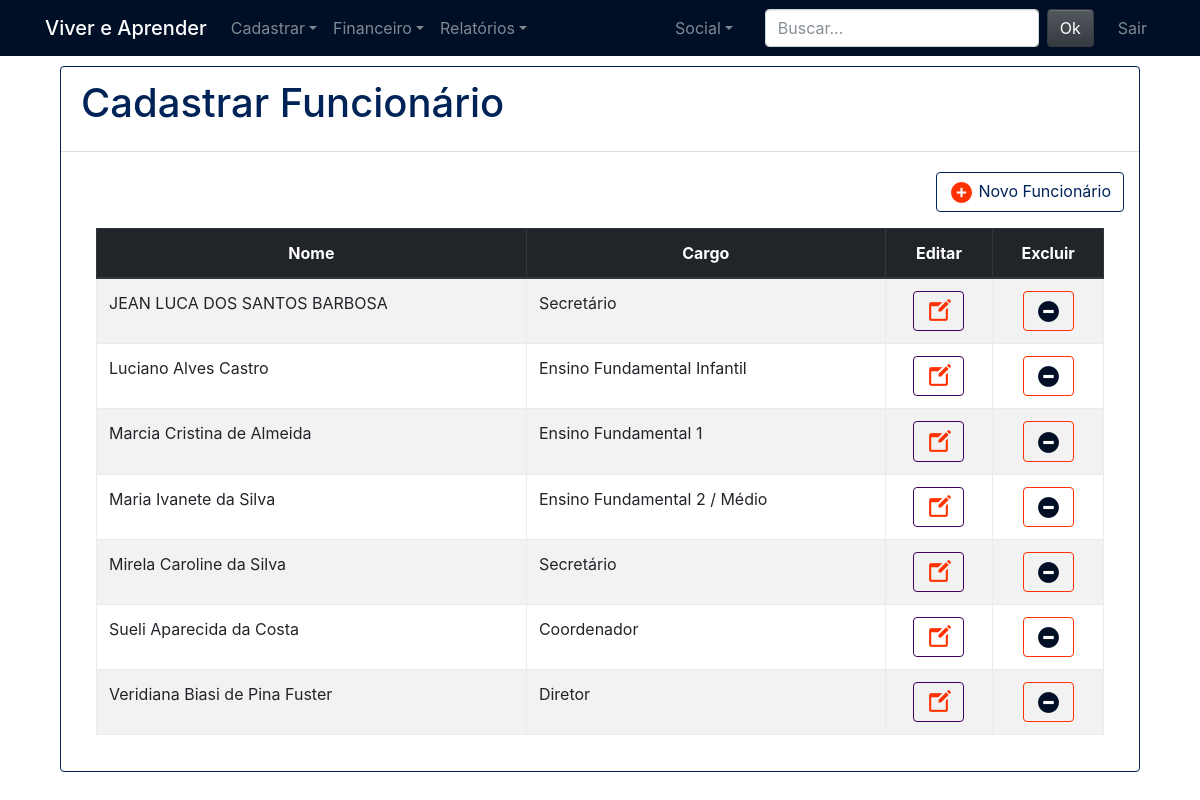
/Funcionario.php (signed in), run on the app's committed database.
### tables this page shows
CREATE TABLE `funcionario` (
  `cpf_funcionario` varchar(14) NOT NULL,
  `nome_funcionario` varchar(255) NOT NULL,
  `email_funcionario` varchar(255) NOT NULL,
  `senha_funcionario` varchar(255) DEFAULT NULL,
  `rg_funcionario` varchar(13) DEFAULT NULL,
  `telefone_funcionario` varchar(15) DEFAULT NULL,
  `numeroAgencia_funcionario` varchar(10) DEFAULT NULL,
  `numeroContaBancaria_funcionario` varchar(15) DEFAULT NULL,
  `salario_funcionario` decimal(7,0) DEFAULT NULL,
  `cargo_funcionario` varchar(50) DEFAULT NULL,
  `id_login` int(11) DEFAULT NULL,
  PRIMARY KEY (`cpf_funcionario`),
  KEY `id_login` (`id_login`),
  CONSTRAINT `id_login` FOREIGN KEY (`id_login`) REFERENCES `login` (`id_login`)
);

### logica-usuario.php (called while the page is built, shortened)
<?php
function cargoUsuarioLogado()
{
	return $_SESSION["usuario_cargo"];
}

### DAO/FuncionarioDAO.php (called while the page is built, shortened)
<?php
	class FuncionarioDAO extends Funcionario
	{
		public static function listarFuncionarios()
	    {
	        $query = "	SELECT nome_funcionario, cpf_funcionario, cargo_funcionario
						FROM funcionario
						WHERE cpf_funcionario <> 0
						ORDER BY nome_funcionario";
	        $conexao = Conexao::pegarConexao();
	        $resultado = $conexao->query($query);
	        $lista = $resultado->fetchAll();
	        return $lista;
	    }
	}

### Funcionario.php (the view, shortened to what this page needs)
<?php
    require_once("cabecalho.php");
    require_once("logica-usuario.php");
    require_once("DAO/FuncionarioDAO.php");
?>
<?php
    try
    {
        $listaFuncionarios = FuncionarioDAO::listarFuncionarios();
    }
    catch(Exception $e)
    {
        Erro::trataErro($e);
    }
?>
<link rel="stylesheet" type="text/css" href="node_modules/DataTables/datatables.min.css"/>
<link href="datepicker/css/bootstrap-datepicker.css" rel="stylesheet"/>
<div class="card border-success mb-3">
	<div class="card-header bg-transparent text-success">
		<h1 class="card-title">
			Cadastrar Funcionário
		</h1>
	</div>
	<div class="card-body">
		<div class="form-row align-items-end">
			<div class="ml-auto mb-3">
				<button
					type="button"
					class="btn btn-outline-success"
					data-toggle="modal"
					data-target="#ModalFuncionario"
					id="cadastrar-Funcionario"
				>
					<img src="img/laranja-adicionar-25.png"> Novo Funcionário
				</button>
			</div>
		</div>
		<div class="col-md-12 table-responsive">
			<table
				class="table table-hover table-bordered table-striped tabelaPTBR tabelaTurmasAssociacao" id="tabelaTurmasAssociacao"
			>
				<thead class="thead-dark" align="center">
					<tr>
						<th class="align-middle" >Nome</th>
						<th class="align-middle" >Cargo</th>
						<th>Editar</th>
                    	<th>Excluir</th>
					</tr>
				</thead>
				<tbody>
					<?php foreach ($listaFuncionarios as $linha): ?>
                    <tr>
                        <td><?php echo $linha['nome_funcionario'] ?></td>
                        <td><?php echo $linha['cargo_funcionario'] ?></td>
                        <td align="center">
                            <button
                                type="button"
                                id="bnt-editar-funcionario"
                                class="btn btn-outline-info btn-editar-funcionario"
                                data-toggle="modal"
                                data-target="#ModalFuncionarioFormulario"
                                data-nomefuncionario="<?php echo $linha['nome_funcionario'] ?>"
                                data-id="<?php echo $linha['cpf_funcionario'] ?>"
                                onclick="setAlterarFuncionario('<?php echo $linha['cpf_funcionario'] ?>')"
                            >
                                <img src="img/editar.png">
                            </button>
                        </td>
                        <td align="center">
                            <button
                                type="button"
                                id="<?php echo $linha['cpf_funcionario'] ?>"
                                class="btn btn-outline-danger btn-excluir-funcionario"
                                onclick="excluirDadosFuncionario(<?php echo $linha['cpf_funcionario'] ?>)"
                            >
                                <img src="img/menos-25.png">
                            </button>
                        </td>
                    </tr>
                <?php endforeach ?>
				</tbody>
			</table>
		</div>
	</div>
</div>
<?php
    include("rodape.php");
?>

### cabecalho.php (shortened to what this page needs)
<?php
    require_once("logica-usuario.php");
    $cargoUsuario = cargoUsuarioLogado();
    switch ($cargoUsuario) {
        case 'Secretário':
            $nivel = 3;
            break;
    }
?>
<!doctype html>
<html>
    <head>
        <link rel="stylesheet" href="node_modules/bootstrap/compiler/bootstrap.css">
        <link rel="stylesheet" href="node_modules/bootstrap/compiler/home.css">
        <link rel="stylesheet" href="node_modules/bootstrap/compiler/jquery-ui-1.10.3.custom.min.css">
        <link rel="stylesheet" href="node_modules/bootstrap/compiler/animate.css">
    </head>
    <body>
        <nav class="navbar navbar-expand-lg navbar-dark" style="background-color: #000F26">
            <div class="container">
                <a class="navbar-brand h1 mb-0" href="index.php">Viver e Aprender</a>
                <div class="collapse navbar-collapse" id="navbarSite">
                    <ul class="navbar-nav mr-auto">
                        <?php
                        if ($nivel != 4 && $nivel != 2){?>
                        <li class="nav-item dropdown">
                            <a class="nav-link dropdown-toggle" href="#" data-toggle="dropdown" id="navDrop">Cadastrar</a>
                        </li>
                        <?php
                        }
                        ?>
                        <?php
                            if ($nivel != 4 && $nivel != 2){
                        ?>
                            <li class="nav-item dropdown">
                                <a class="nav-link dropdown-toggle" href="#" data-toggle="dropdown" id="navDrop">Financeiro</a>
                            </li>
                        <?php
                        }
                        ?>
                        <?php
                        if ($nivel != 4){?>
                            <li class="nav-item dropdown">
                                <a class="nav-link dropdown-toggle" href="#" data-toggle="dropdown" id="navDrop">Relatórios</a>
                            </li>
                        <?php
                        }
                        ?>
                    </ul>
                    <ul class="navbar-nav ml-auto">
                        <li class="nav-item dropdown">
                            <a class="nav-link dropdown-toggle mr-4" href="#" data-toggle="dropdown" id="navDrop">Social</a>
                        </li>
                    </ul>
                    <form class="form-inline">
                        <input class="form-control mr-2" type="search" placeholder="Buscar...">
                        <button class="btn btn-dark" type="submit">Ok</button>
                    </form>
                     <ul class="navbar-nav ml-auto ml-md-3">
                        <li class="nav-item">
                            <a class="nav-link" href="logout.php">Sair</a>
                        </li>
                    </ul>
                </div>
            </div>
        </nav>
            <div class="container">
                <div class="principal">

### rodape.php (shortened to what this page needs)
    </body>
</html>

### img/Home_files/home.css (style rules this page uses)
.principal { padding: 10px 15px; }

### data on the page
funcionario: nome_funcionario "JEAN LUCA DOS SANTOS BARBOSA", cargo_funcionario "Secretário"
funcionario: nome_funcionario "Luciano Alves Castro", cargo_funcionario "Ensino Fundamental Infantil"
funcionario: nome_funcionario "Marcia Cristina de Almeida", cargo_funcionario "Ensino Fundamental 1"
funcionario: nome_funcionario "Maria Ivanete da Silva", cargo_funcionario "Ensino Fundamental 2 / Médio"
funcionario: nome_funcionario "Mirela Caroline da Silva", cargo_funcionario "Secretário"
funcionario: nome_funcionario "Sueli Aparecida da Costa", cargo_funcionario "Coordenador"
funcionario: nome_funcionario "Veridiana Biasi de Pina Fuster", cargo_funcionario "Diretor"
